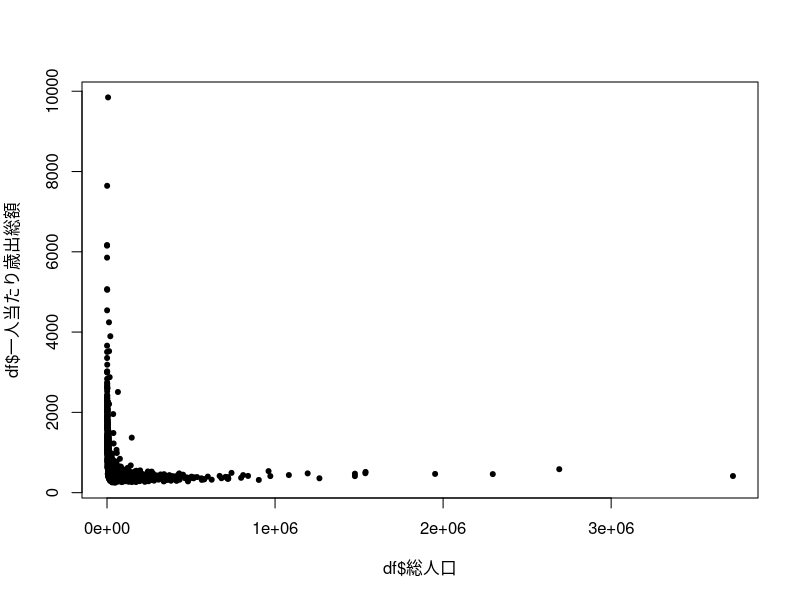
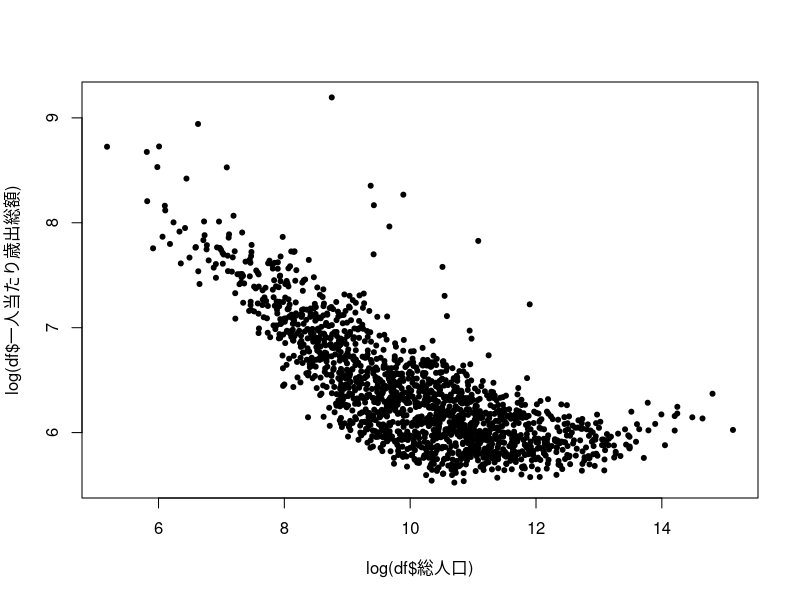
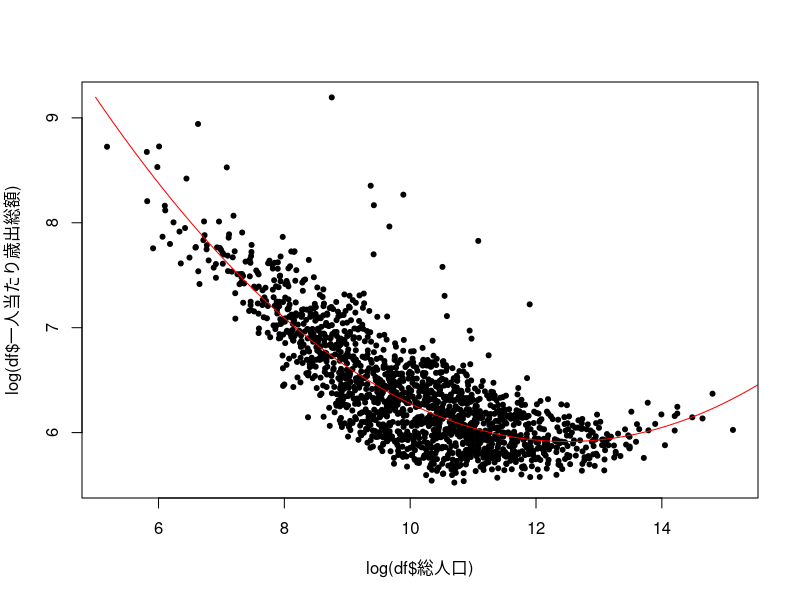

The R script that drew these images, in order:
df <- read.csv("SSDSE-2019A.csv", fileEncoding = "SJIS")
df <- subset(df, df$都道府県 != "福島県")

df$一人当たり歳出総額 <- df$歳出決算総額 / df$総人口
plot(df$総人口, df$一人当たり歳出総額, pch = 20)

result1 <- lm(一人当たり歳出総額 ~ 総人口, data = df)
summary(result1)


#対数線形モデル
plot(log(df$総人口), log(df$一人当たり歳出総額), pch = 20)
result2 <- lm(log(一人当たり歳出総額) ~ log(総人口), data = df)
summary(result2)

result3 <- lm(log(一人当たり歳出総額) ~ log(総人口) + I(log(総人口)^2), data = df)
summary(result3)

plot(log(df$総人口), log(df$一人当たり歳出総額), pch = 20)
b <- result3$coefficients
x <- seq(5, 16, 0.01)
y.hat <- b[1] + b[2] * x + b[3] * x^2
lines(x, y.hat, col = "red")

b[2]/(-2*b[3])
exp(b[2]/(-2*b[3]))